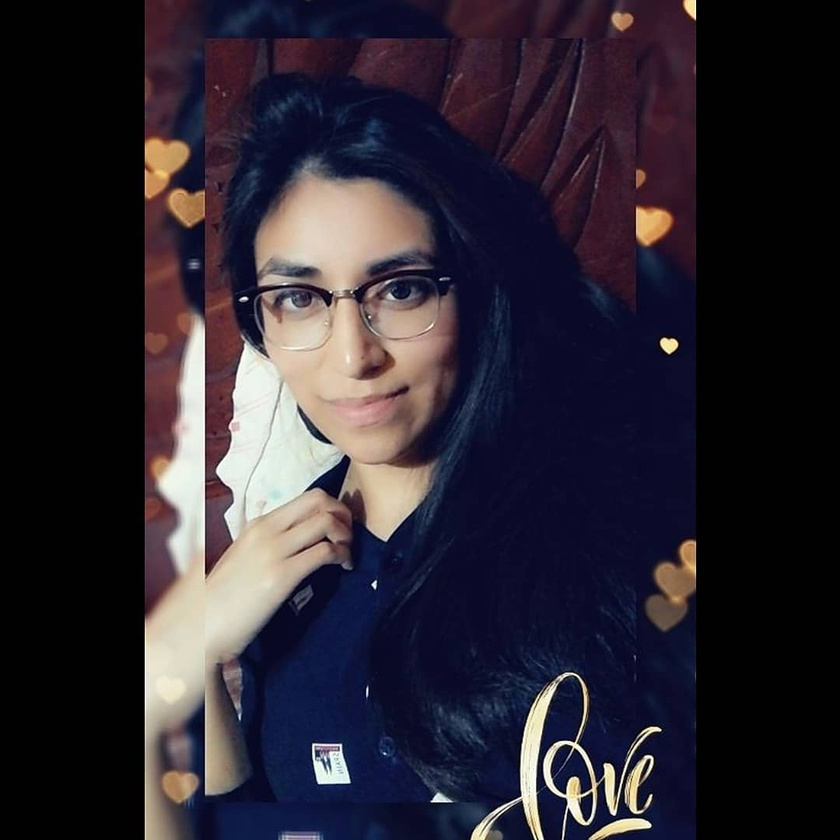
#> input picture 04 BGR a HSV/img/image.jpg, 840 x 840 px, shrunk from 1080 x 1080 before the run
$ python index.py
#> lines starting #> are read from the running program, lines starting #| are printed output that depends on the picture
# -*- coding: utf-8 -*-
"""
Created on Thu Jul  9 20:53:58 2020

@author: pcardona
"""


import matplotlib.image as mpimg
import matplotlib.pyplot as plt
import numpy as np
import cv2

img_Color = mpimg.imread("img/image.jpg")
#> img_Color is the input picture: shape (840, 840, 3); mean R, G, B 43.9, 38.1, 48.4
img_Color.shape

print('Altura: ', int(img_Color.shape[0]),'pixeles')
#| Altura:  840 pixeles
print('Anchura: ', int(img_Color.shape[1]),'pixeles')
#| Anchura:  840 pixeles

"Visualiza la imagen con Open cv"
cv2.imshow('hola sonia',img_Color)
cv2.waitKey()
cv2.destroyAllWindows()

"Visualiza la imagen con pyplot"
plt.imshow(img_Color)
img_Color.shape

"Convierte la imagen a escala de grises"
img_gris = cv2.cvtColor(img_Color, cv2.COLOR_BGR2GRAY)
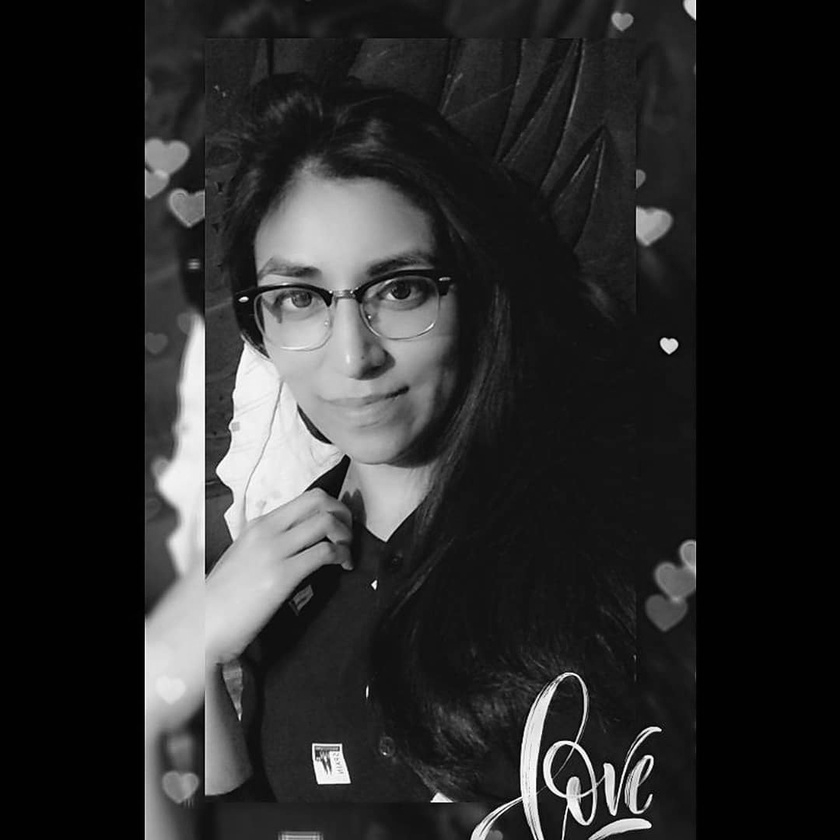
#> img_gris: shape (840, 840); min 0, max 255, mean 41.8
cv2.imshow('hola sonia',img_gris)
cv2.waitKey()
cv2.destroyAllWindows()

"Convierte la imagen a escala de grises"
img_HSV = cv2.cvtColor(img_Color, cv2.COLOR_BGR2HSV )
#> img_HSV: shape (840, 840, 3); mean H, S, V 64.1, 94.4, 56
cv2.imshow('hola sonia',img_HSV)
cv2.waitKey()
cv2.destroyAllWindows()

B,G,R = cv2.split(img_Color)
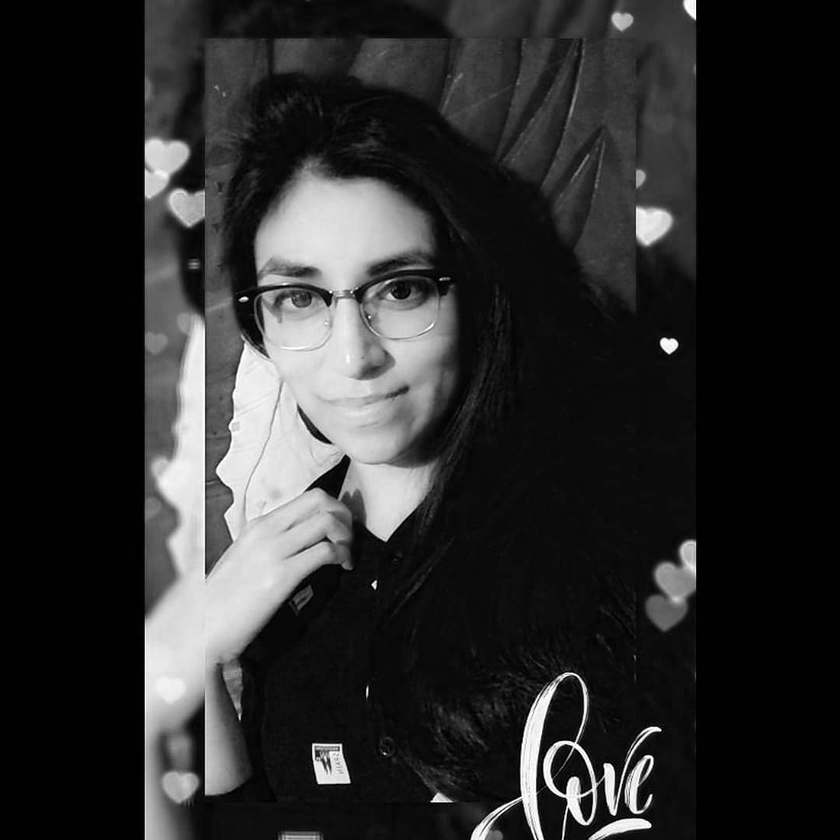
#> B: shape (840, 840); min 0, max 255, mean 43.9
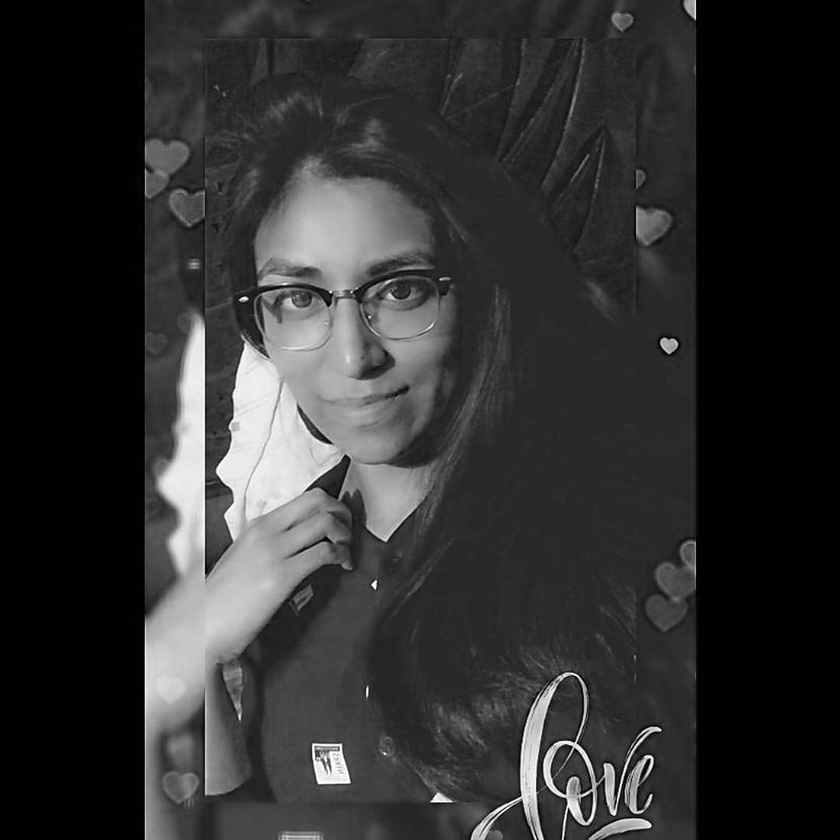
#> R: shape (840, 840); min 0, max 255, mean 48.4

"Convierte la imagen a escala de grises"
cv2.imshow('hola sonia',B)
cv2.waitKey(0)
cv2.destroyAllWindows()


"Convierte la imagen a azul"
zeros =  np.zeros(img_Color.shape[:2], dtype="uint8")
cv2.imshow('hola sonia',cv2.merge([B,zeros,zeros]))
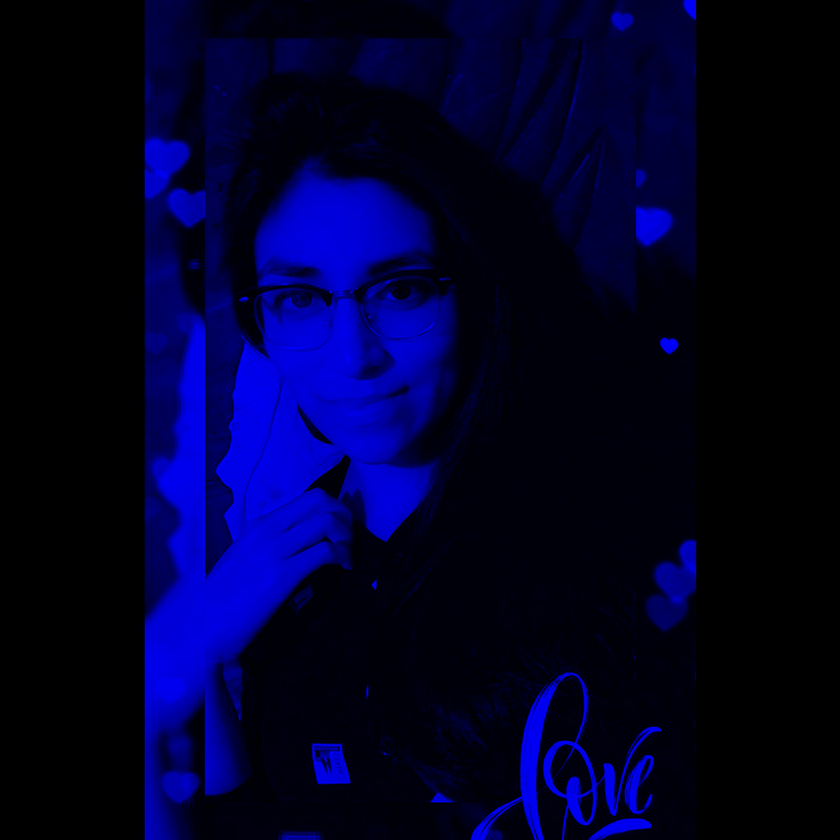
#> window 'hola sonia': shape (840, 840, 3); mean B, G, R 43.9, 0, 0
cv2.waitKey(0)
cv2.destroyAllWindows()


img_merged = cv2.merge([B,G,R])
cv2.imshow('hola sonia',img_merged)
